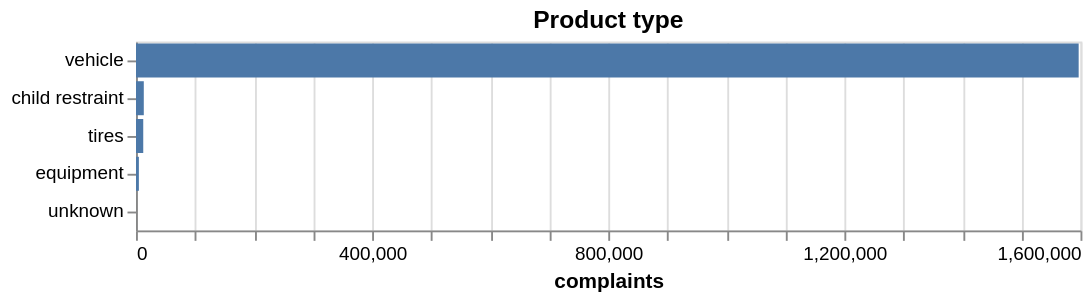

Notebook cell for this chart:
### Code cell
# Codes from CMPL.txt field 46.
PRODUCT_TYPES = {"V": "vehicle", "T": "tires", "E": "equipment", "C": "child restraint"}
by_type = (
    complaints["PROD_TYPE"]
    .replace_strict(PRODUCT_TYPES, default="unknown")
    .value_counts()
)
alt.Chart(by_type).mark_bar().encode(
    x=alt.X("count:Q", title="complaints"),
    y=alt.Y("PROD_TYPE:N", sort="-x", title=None),
    tooltip=[alt.Tooltip("count:Q", format=",")],
).properties(title="Product type", width=500)

### Figure 1 — Vega-Lite specification as saved in the notebook (floating-point values rounded to 4 significant figures)
{"config": {"view": {"continuousWidth": 300, "continuousHeight": 300}}, "data": {"name": "data-81cc6225b17ffda445066d5c93cf0aa1"}, "mark": {"type": "bar"}, "encoding": {"tooltip": [{"field": "count", "format": ",", "type": "quantitative"}], "x": {"field": "count", "title": "complaints", "type": "quantitative"}, "y": {"field": "PROD_TYPE", "sort": "-x", "title": null, "type": "nominal"}}, "title": "Product type", "width": 500, "$schema": "https://vega.github.io/schema/vega-lite/v6.4.1.json", "datasets": {"data-81cc6225b17ffda445066d5c93cf0aa1": [{"PROD_TYPE": "child restraint", "count": 13187}, {"PROD_TYPE": "equipment", "count": 4861}, {"PROD_TYPE": "tires", "count": 12269}, {"PROD_TYPE": "unknown", "count": 18}, {"PROD_TYPE": "vehicle", "count": 1596891}]}}
